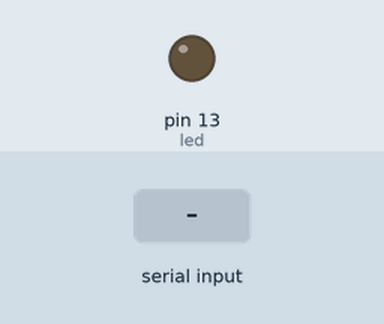
Simulated run of this sketch. Board: Arduino Uno, built with avr-gcc and run on an emulated ATmega328P. Shown: output pins drawn as LEDs (lit = HIGH). The inputs (shaded band) are chosen by the test bench.

Above: at 1.2 s.
1.3 s: "1" received over Serial
At 2.5 s:
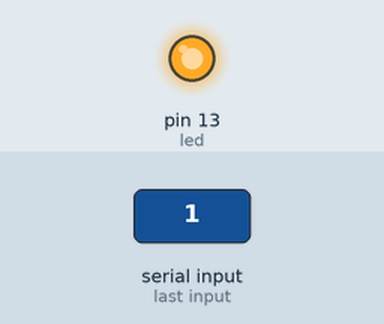
2.8 s: "0" received over Serial
At 3.6 s:
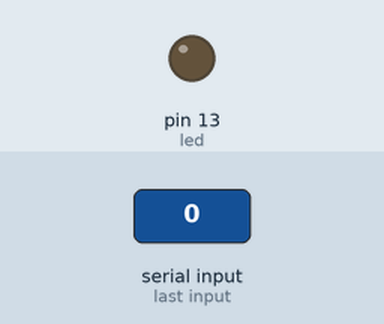
Timing chart, 0 to 5.8 s (numbered marks = the images above; inputs shaded):
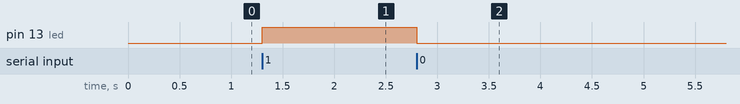

The sketch:

ledAndC.ino
```cpp
int led = 13;

void setup()
{

  /* add setup code here */
  Serial.begin(9600);
	pinMode(led, OUTPUT);

}

void loop()
{

  /* add main program code here */
	if (Serial.available()) {
		  int c = Serial.read();
		if (c == '1') {
			digitalWrite(led, HIGH);
     delay(1000);
		}
		else if (c == '0') {
			digitalWrite(led, LOW);
      delay(1000);
		}
	}
}
```

Measured:
- after the input at 1.3 s, pin 13 (led): LOW → HIGH at once
- after the input at 2.8 s, pin 13 (led): HIGH → LOW at once
